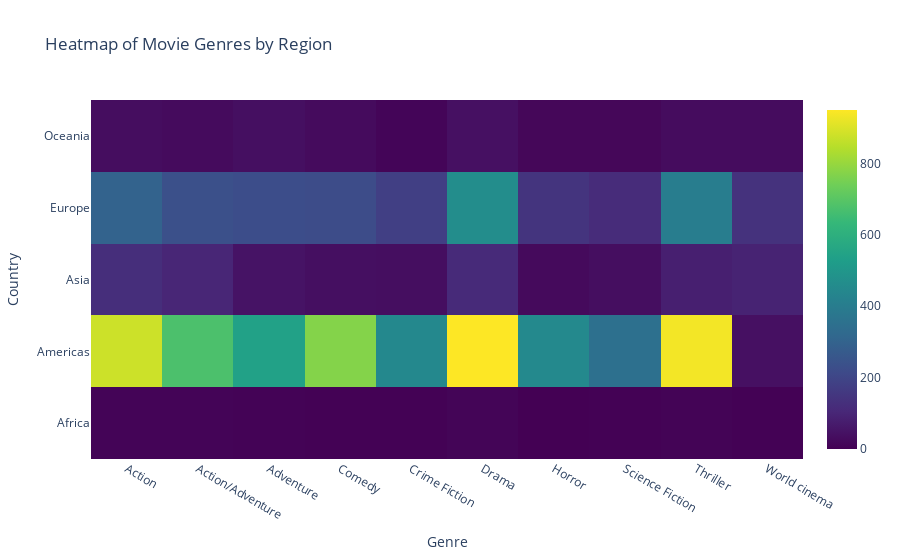

This figure's notebook cell:
### Code cell
#Explode the data frame w.r.t. Genres
exploded_countries_genres = exploded_countries.explode('Genres')

#Define the genres of interest (top 10 most common genres found in section 4.1)
genres_of_interest = ['Drama', 'Action', 'Thriller', 'Comedy', 'Action/Adventure', 'Horror',
                          'Adventure', 'World cinema', 'Crime Fiction', 'Science Fiction']

#Only keep elements of the exploded data that have one of the genres of itnerest
temp_regions = exploded_countries_genres[
    exploded_countries_genres['Genres'].isin(genres_of_interest)]

# Create a pivot table with countries as rows, genres as columns, and counts as values
heatmap_set_regions = pd.pivot_table(temp_regions, index='Region', columns='Genres', aggfunc='size', fill_value=0)

# Create a heatmap using Plotly
fig = go.Figure(data=go.Heatmap(
    z=heatmap_set_regions.values,
    x=heatmap_set_regions.columns,
    y=heatmap_set_regions.index,
    colorscale='Viridis'  # Using the Viridis color palette
))

# Update layout for a better appearance
fig.update_layout(
    title='Heatmap of Movie Genres by Region',
    xaxis_title='Genre',
    yaxis_title='Country'
)

# Show the figure
fig.show()

### Figure 1 — Plotly figure (JSON) as saved in the notebook; plotly's stock layout.template omitted (floating-point values rounded to 4 significant figures)
{"data": [{"colorscale": [[0, "#440154"], [0.1111, "#482878"], [0.2222, "#3e4989"], [0.3333, "#31688e"], [0.4444, "#26828e"], [0.5556, "#1f9e89"], [0.6667, "#35b779"], [0.7778, "#6ece58"], [0.8889, "#b5de2b"], [1, "#fde725"]], "type": "heatmap", "x": ["Action", "Action/Adventure", "Adventure", "Comedy", "Crime Fiction", "Drama", "Horror", "Science Fiction", "Thriller", "World cinema"], "y": ["Africa", "Americas", "Asia", "Europe", "Oceania"], "z": [[9, 8, 5, 3, 2, 10, 0, 2, 7, 3], [878, 675, 540, 771, 446, 950, 449, 351, 936, 40], [125, 100, 50, 37, 34, 111, 24, 34, 82, 91], [298, 234, 224, 221, 179, 462, 145, 119, 403, 138], [32, 26, 37, 26, 11, 40, 16, 16, 29, 30]]}], "layout": {"title": {"text": "Heatmap of Movie Genres by Region"}, "xaxis": {"title": {"text": "Genre"}}, "yaxis": {"title": {"text": "Country"}}}}
